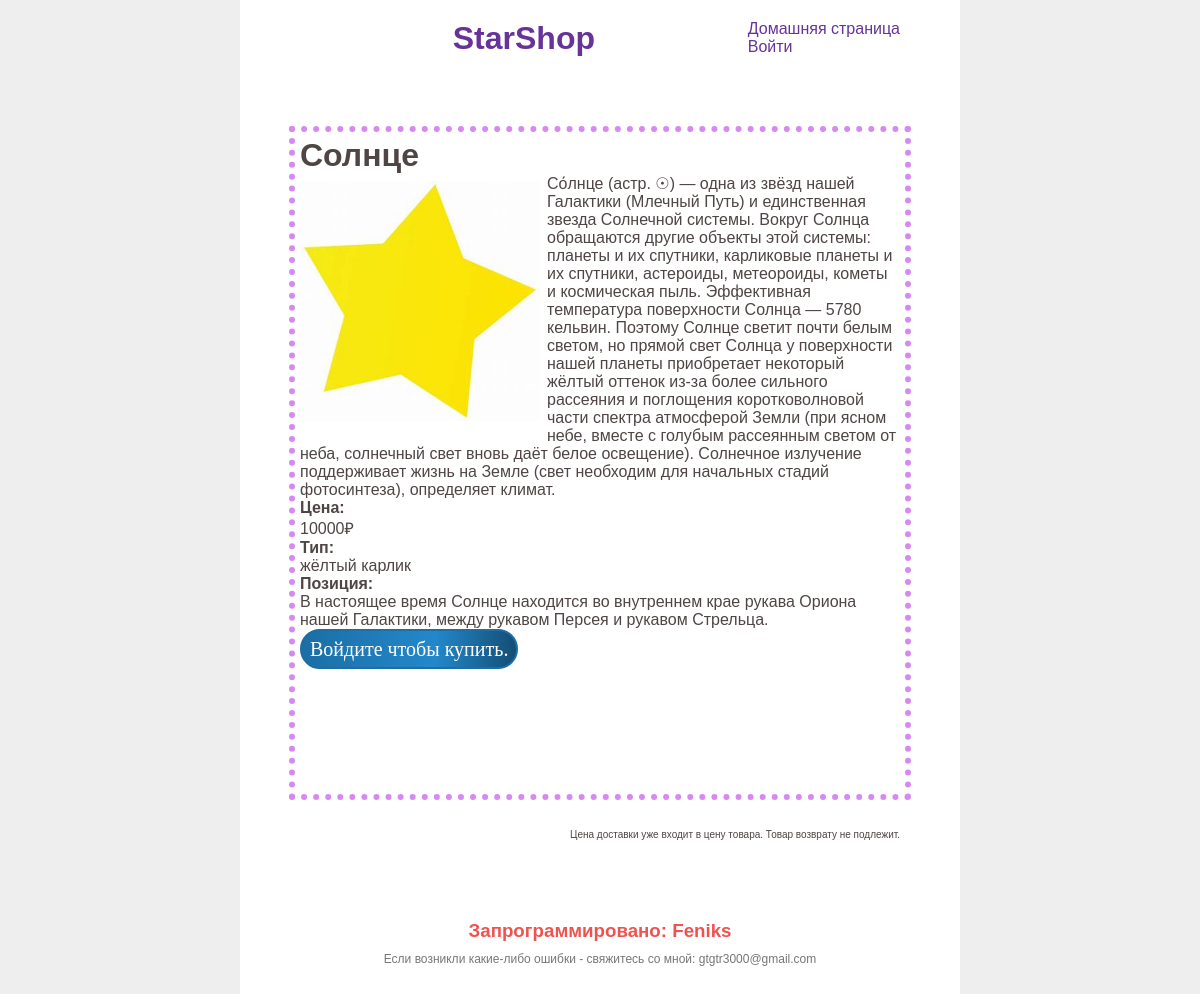
The app's page /home/1/ with its own data.
### showcase/models.py (models this page shows)
class Star(models.Model):
    star_name = models.CharField(max_length=200)
    star_description = models.TextField()
    star_image = models.ImageField(upload_to='showcase/static')
    star_cost = models.BigIntegerField()
    star_type = models.CharField(max_length=200)
    star_position = models.CharField(max_length=200)
    def name(self):
        return str(self.star_name)
    def description(self):
        return str(self.star_description)
    def img(self):
        return str(self.star_image).split('/')[-1]
    def cost(self):
        return self.star_cost
    def stype(self):
        return self.star_type
    def spos(self):
        return self.star_position

### showcase/views.py (the view)
# urls.py: path('<int:star_id>/', views.show_product),
def show_product(request, star_id):
    obj = get_object_or_404(Star, id=star_id)
    data = {
        "star": obj,
    }
    return render(request, 'showcase/product.html', data)

### templates/showcase/product.html (shortened to what this page needs)
{% extends "../base.html" %}
{% load static %}
{% block content %}
    <div class = "single_product">
        <h1>{{ star.name }}</h1>
        <p>
            <img src = "{% static star.img %}" alt = "">
            {{ star.description }}
        </p>
        <h4>Цена:</h4>
        <p>{{ star.cost }}&#8381;</p>
        <h4>Тип:</h4>
        <p>{{ star.stype }}</p>
        <h4>Позиция:</h4>
        <p>{{ star.spos }}</p>
        {% if user.is_authenticated %}
            <a href = "/home/buy?id={{ star.id }}">
                <button type = "button">
                    Купить макет.
                </button>
            </a>
        {% else %}
            <a href = "{% url 'login' %}?next={{ request.path }}">
                <button type = "button">
                    Войдите чтобы купить.
                </button>
            </a>
        {% endif %}
    </div>
    <p class = "small">
        Цена доставки уже входит в цену товара.
        Товар возврату не подлежит.
    </p>
{% endblock %}

### showcase/static/all.css (style rules this page uses)
* { margin: 0; padding: 0; box-sizing: border-box; }
a { color: inherit; text-decoration: none; }
body { background-color: #eeeeee; color: #4e4544; font: normal 16px sans-serif; }
.single_product { outline-width: 6px; outline-style: dotted; outline-color: rgba(192, 75, 235, 0.65); outline-offset: 5px; padding-bottom: 20%; margin-bottom: 40px; }
.single_product img { max-height: 40%; max-width: 40%; float: left; margin: 7px 7px 7px 0 }
.small { font-size: 10px; float: right; }
button { color: rgb(255, 255, 255); font-size: 20px; line-height: 20px; padding: 8px; border-radius: 25px; font-family: Georgia, serif; font-weight: normal; text-decoration: none; font-style: normal; font-variant: normal; text-transform: none; background-image: linear-gradient(to right, rgb(28, 110, 164) 0%, rgb(35, 136, 203) 62%, rgb(20, 78, 117) 100%); border: 2px solid rgb(28, 110, 164); display: inline-block; }

### records on screen
Star: name "Солнце", star_image (picture), description "Со́лнце (астр. ☉) — одна из звёзд нашей Галактики (Млечный Путь) и единственная звезда Солнечной системы. Вокруг Солнца обращаются другие объекты этой системы: планеты и их спутники, карликовые планеты и их спутники, астероиды, метеороиды, кометы и космическая пыль. Эффективная температура поверхности Солнца — 5780 кельвин. Поэтому Солнце светит почти белым светом, но прямой свет Солнца у поверхности нашей планеты приобретает некоторый жёлтый оттенок из-за более сильного рассеяния и поглощения коротковолновой части спектра атмосферой Земли (при ясном небе, вместе с голубым рассеянным светом от неба, солнечный свет вновь даёт белое освещение). Солнечное излучение поддерживает жизнь на Земле…", cost "10000", stype "жёлтый карлик", spos "В настоящее время Солнце находится во внутреннем крае рукава Ориона нашей Галактики, между рукавом Персея и рукавом Стрельца."
